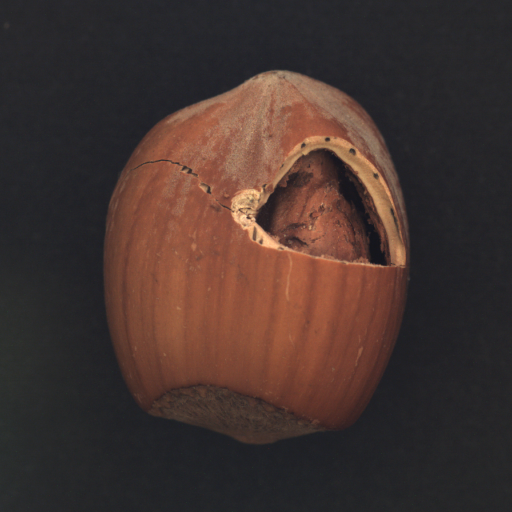
#> input picture 09_ComputerVision/hazelnut-anomaly-detection/data/hazelnut/test/crack/000.png, 1024 x 1024 px, given as the content of the folder ./data/hazelnut/train/good, which was not available (shown at 1/2 size)
$ python hyuna.py
#> lines starting #> are read from the running program, lines starting #| are printed output that depends on the picture; pictures that were not available may be replaced by others from this repository, and a replacement may not be noted
#%% [markdown]
#정상 학습 이미지 수   : 391
#원본 특징 벡터 shape : (391, 864)
#Train  : 312장
#Val    : 79장
#Train shape : (312, 864)
#Val   shape : (79, 864)
#앙상블 모델 1개 학습 완료 (random_states=[42])
#테스트 이미지 수 : 110
#정상 수          : 40
#이상 수          : 70
#validation 앙상블 점수 일부: [ 0.0206  0.0349  0.0242 -0.0056  0.0242  0.0346  0.0309  0.0221  0.0259
#  0.0411]
#Threshold (val 하위 65%, 중앙값) : 0.0343
#Confusion Matrix
#[[ 3 37]
# [ 4 66]]
#
#Classification Report
#              precision    recall  f1-score   support
#
#      normal       0.43      0.07      0.13        40
#     anomaly       0.64      0.94      0.76        70
#
#    accuracy                           0.63       110
#   macro avg       0.53      0.51      0.45       110
#weighted avg       0.56      0.63      0.53       110
#
#Anomaly F1-score : 0.7630
#ROC AUC (참고용) : 0.5368
#검출된 박스 수: 1
#박스 (x, y, w, h, area): (34, 30, 188, 197, 28459.5)


# %% [markdown]
# # 산업 이상 탐지 실습 노트북 (정확도 개선판)
# ## MVTec AD `hazelnut` + **멀티스케일 LBP** + **Isolation Forest** + OpenCV 후처리
#
# ### 제약 조건
# - 특징 추출: **LBP만 사용** (HOG, 색상 히스토그램 등 사용 안 함)
# - 모델: **Isolation Forest 앙상블 (3개 random_state 평균)**
#
# ### 개선 항목
# | 항목 | 기존 | 개선 |
# |------|------|------|
# | 이미지 전처리 | Blur → CLAHE | 원본 Grayscale (미세 결함 패턴 보존) |
# | LBP 추출 | 전역 단일 스케일 | 4×4 Grid × 반지름 [1,2,3] 멀티스케일 |
# | 정규화 | StandardScaler | 제거 (LBP 히스토그램은 이미 확률 분포) |
# | 모델 | 단일 IF (n=300) | IF 앙상블 3개 (n=500, max_samples=0.8) |
# | Threshold | train 하위 5% 고정 | validation 중앙값(65%ile, 누수 없음) |
# | 이미지 크기 | 128×128 | 256×256 (미세 균열 LBP 소실 방지) |
# | 이상 위치 이진화 | Otsu | THRESH_TRIANGLE (단봉 분포 대응) |
# | Morphology | OPEN → CLOSE | OPEN → DILATE → CLOSE (박스 안정성 강화) |

# %% [markdown]
# ## 1. 라이브러리 설치

# %%
# !pip -q install scikit-image scikit-learn opencv-python matplotlib koreanize-matplotlib

# %% [markdown]
# ## 2. 모듈 import

# %%
import koreanize_matplotlib
import os
import cv2
import numpy as np
import matplotlib.pyplot as plt

from skimage.feature import local_binary_pattern
from skimage.metrics import structural_similarity as ssim

from sklearn.ensemble import IsolationForest
from sklearn.model_selection import train_test_split
from sklearn.metrics import (
    classification_report, confusion_matrix,
    roc_curve, auc, f1_score
)

# %% [markdown]
# ## 3. 경로 및 전역 상수 설정
#
# CLAHE 객체는 모듈 상단에서 한 번만 생성하고 재사용합니다.
# 이미지 수백 장을 처리할 때 함수 호출마다 생성하는 낭비를 방지합니다.

# %%
DATASET_DIR = "./data/hazelnut"
IMG_SIZE    = (256, 256)   # 특징 추출용 크기 — 고해상도로 미세 균열의 LBP 소실 방지
LOC_SIZE    = (256, 256)   # 이상 위치 표시용 크기
MIN_AREA    = 100          # 이상 위치 박스 최소 면적 (픽셀 단위)

# CLAHE 객체 전역 1회 생성
# → extract_lbp_feature, build_mean_reference, localize_anomaly 세 곳에서 공유
CLAHE = cv2.createCLAHE(clipLimit=2.0, tileGridSize=(8, 8))

# %% [markdown]
# ## 4. 전처리 + Grid 멀티스케일 LBP 특징 추출 함수
#
# ### 원본 Grayscale (전처리)
# LBP는 픽셀 간 밝기 대소를 비교해 패턴을 만듭니다.
# Blur나 CLAHE는 미세 균열·긁힘의 고주파 경계를 뭉개
# LBP가 포착해야 할 결함 패턴을 약화시키므로 적용하지 않습니다.
# 원본 픽셀 대조값을 그대로 보존해 결함 패턴이 히스토그램에 명확히 반영되게 합니다.
#
# ### n_bins 이론값 고정
# `uniform` LBP의 가능한 패턴 수는 `n_points + 2`로 이론적으로 고정되므로
# 이 값을 n_bins로 사용하면 모든 이미지에서 벡터 길이가 항상 동일합니다.
#
# ### Grid 분할 LBP (4×4 격자)
# 전역 히스토그램은 결함이 어디에 있든 같은 벡터를 만들어 위치 정보가 소실됩니다.
# 이미지를 4×4 격자(16개 셀)로 나눠 셀마다 히스토그램을 추출하면
# 결함의 위치 정보가 특징 벡터에 반영됩니다.
# 셀이 작을수록 결함이 해당 셀 히스토그램에서 차지하는 밀도가 커져
# 미세 결함이 특징에 더 명확히 드러납니다.
# (256×256 기준 각 셀 = 64×64 픽셀)
#
# ### 멀티스케일 LBP (반지름 1·2·3)
# - 반지름 1: 미세 텍스처 (긁힘, 미세 오염)
# - 반지름 2: 중간 텍스처 (균열, 패인 흔적)
# - 반지름 3: 거시 텍스처 (큰 변형, 깨짐)
#
# 최종 특징 벡터 = 16 셀 × 3 스케일 × (n_points + 2) bins

# %%
# Grid 분할 수 (GRID_N × GRID_N 개 셀)
# 4×4 격자: 16개 셀로 분할해 미세 결함이 히스토그램에서 차지하는 비중을 높임
# 셀이 작을수록 결함이 전체 픽셀에서 차지하는 밀도가 커져 특징에 더 명확히 반영됨
GRID_N = 4

# 멀티스케일 LBP 반지름 목록
# radius=5 는 64×64 셀 환경에서도 노이즈 bin을 늘려 판별력을 저하시키므로 제거
LBP_RADII = [1, 2, 3]

def extract_lbp_feature(image_path, size=(128, 128)):
    """
    이미지 1장에서 Grid 분할 멀티스케일 LBP 히스토그램을 추출합니다.

    처리 순서
    ---------
    1) 이미지 읽기 → resize
    2) 원본 Grayscale 변환 (전처리 없음)
    3) GRID_N×GRID_N 격자 분할
    4) 각 셀 × 각 반지름(LBP_RADII)마다 LBP 히스토그램 추출
    5) 전체 히스토그램 이어 붙여 반환

    반환값
    ------
    feature      : 1차원 복합 LBP 특징 벡터
    original_rgb : 시각화용 원본 RGB 이미지
    gray         : 분석용 흑백 이미지 (원본 그대로)
    """
#> called with image_path = './data/hazelnut/train/good/000.png', size = (256, 256)
    img = cv2.imread(image_path)
#> img is the input picture: shape (1024, 1024, 3); mean B, G, R 47.5, 51.6, 68.2
    if img is None:
        return None, None, None

    original_rgb = cv2.cvtColor(img, cv2.COLOR_BGR2RGB)
    resized = cv2.resize(img, size)
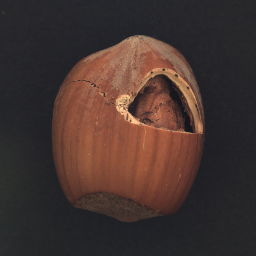
#> resized: shape (256, 256, 3); mean B, G, R 47.7, 51.8, 68.3

    # ── 원본 Grayscale 변환 ──────────────────────────────────────
    # LBP는 픽셀 간 밝기 대소를 비교해 패턴을 만듭니다.
    # Blur나 CLAHE는 미세 균열·긁힘 같은 고주파 경계를 뭉개
    # LBP가 포착해야 할 결함 패턴을 약화시킵니다.
    # 원본 픽셀 대조값을 보존하기 위해 전처리 없이 바로 Grayscale 변환합니다.
    gray = cv2.cvtColor(resized, cv2.COLOR_BGR2GRAY)
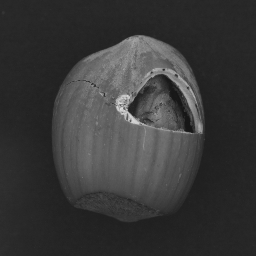
#> gray: shape (256, 256); min 21, max 222, mean 56.3

    h, w = gray.shape
#> h = 256; w = 256
    cell_h = h // GRID_N
#> cell_h = 64
    cell_w = w // GRID_N
#> cell_w = 64

    # ── Grid 분할 멀티스케일 LBP ─────────────────────────────────
    all_hists = []
    for row in range(GRID_N):
        for col in range(GRID_N):
            # 셀 영역 추출
            cell = gray[
                row * cell_h : (row + 1) * cell_h,
                col * cell_w : (col + 1) * cell_w
            ]
            for radius in LBP_RADII:
                n_points = 8 * radius
                lbp = local_binary_pattern(cell, n_points, radius, method='uniform')
                n_bins = n_points + 2      # uniform LBP 이론값 고정
                hist, _ = np.histogram(
                    lbp.ravel(), bins=n_bins, range=(0, n_bins), density=True
                )
                all_hists.append(hist)
#> after the loop, all_hists = 48 items

    feature = np.concatenate(all_hists)
#> feature = 864 values, max 0.587 at index 701, min 0.00146 at index 206, mean 0.0556
    return feature, original_rgb, gray

# %% [markdown]
# ## 5. 정상 학습 이미지 특징 추출

# %%
train_good_dir = os.path.join(DATASET_DIR, "train", "good")

X_train_raw = []
train_paths  = []

for fname in sorted(os.listdir(train_good_dir)):
    fpath = os.path.join(train_good_dir, fname)
    feat, _, _ = extract_lbp_feature(fpath, IMG_SIZE)
#> feat has the same summary as feature in extract_lbp_feature
    if feat is not None:
        X_train_raw.append(feat)
        train_paths.append(fpath)

X_train_raw = np.array(X_train_raw)
print(f"정상 학습 이미지 수   : {len(X_train_raw)}")
#| 정상 학습 이미지 수   : 1
print(f"원본 특징 벡터 shape : {X_train_raw.shape}")
#| 원본 특징 벡터 shape : (1, 864)

# %% [markdown]
# ## 6. 학습 이미지 일부 확인
#
# 특징 추출 직후, 모델 학습 전에 실제 학습 데이터를 눈으로 먼저 확인합니다.

# %%
sample_count = min(6, len(train_paths))
plt.figure(figsize=(12, 6))
for i in range(sample_count):
    img = cv2.imread(train_paths[i])
    img = cv2.cvtColor(img, cv2.COLOR_BGR2RGB)
    plt.subplot(2, 3, i + 1)
    plt.imshow(img)
    plt.title(f"train/good 예시 {i+1}")
    plt.axis("off")
plt.tight_layout()
plt.show()

# %% [markdown]
# ## 7. Train / Validation 분리
#
# Threshold를 정하려면 '정답을 모르는' 기준 데이터가 필요합니다.
# 테스트 레이블(`y_true`)을 쓰면 정답을 미리 본 것과 같아 성능이 부풀려집니다.
# 대신 **정상 학습 데이터를 80/20으로 분리**하여
# 20%(validation)의 점수로 threshold를 결정하고,
# 80%(train)로만 모델을 학습합니다.
# 이렇게 하면 threshold 탐색 과정에서 테스트 레이블이 전혀 개입하지 않습니다.

# %%
#> (the run stopped early here; a loop or call above may not have finished)

$ run again, on 09_ComputerVision/hazelnut-anomaly-detection/data/hazelnut/test/good/000.png
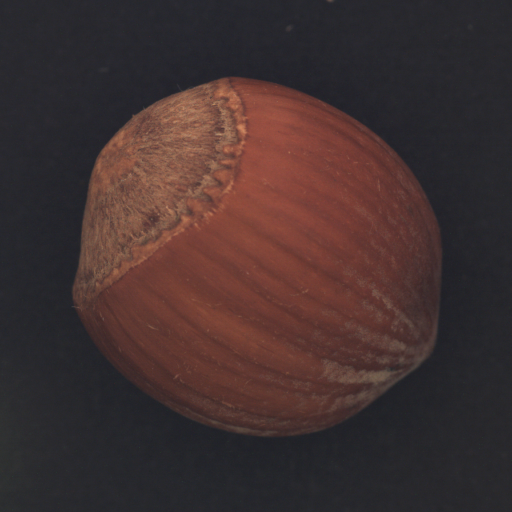
#> input picture 09_ComputerVision/hazelnut-anomaly-detection/data/hazelnut/test/good/000.png, 1024 x 1024 px, found by its file name (shown at 1/2 size)
#> in extract_lbp_feature, img is the input picture: shape (1024, 1024, 3); mean B, G, R 48.5, 48.9, 65.9
#> in extract_lbp_feature, `gray = cv2.cvtColor(resized, cv2.COLOR_BGR2GRAY)`:
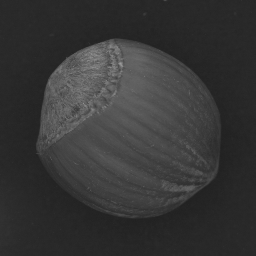
#> gray: shape (256, 256); min 32, max 156, mean 54.1
#> after the loop in extract_lbp_feature, `for row in range(GRID_N):`:
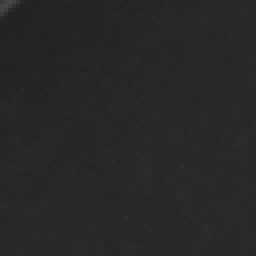
#> cell: shape (64, 64) (shown 4 times larger); min 33, max 71, mean 39.5
#> after the loop in extract_lbp_feature, `for row in range(GRID_N):`: all_hists = 48 items
#> feature = 864 values, max 0.571 at index 701, min 0.00171 at index 38, mean 0.0556
#> feat has the same summary as feature in extract_lbp_feature
#| 정상 학습 이미지 수   : 1
#| 원본 특징 벡터 shape : (1, 864)
